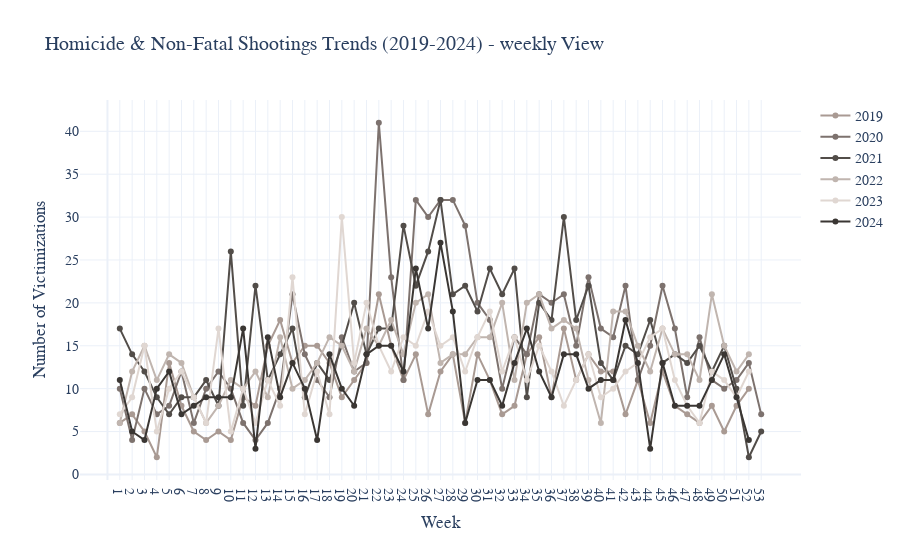

Notebook cell for this chart:
### Code cell
import pandas as pd 
import plotly.graph_objects as go
import ipywidgets as widgets
from IPython.display import display

# Load the CSV file
file_path = "Shootings.csv"
df = pd.read_csv(file_path, parse_dates=['DATE'], low_memory=False)

# Extract year and week number
df['Year'] = df['DATE'].dt.year
df['Week_Number'] = df['DATE'].dt.isocalendar().week
df['Month'] = df['DATE'].dt.month

# Filter only years 2019-2024
df_filtered = df[df['Year'].between(2019, 2024)]

# Filter only HOMICIDE and NON-FATAL SHOOTINGS cases
df_violent = df_filtered[df_filtered['VICTIMIZATION_PRIMARY'].str.contains("HOMICIDE|NON-FATAL", na=False, case=False)]

# Define custom colors for each year
year_colors = {
    2019: "#A99A93",
    2020: "#7D726E",
    2021: "#524D49",
    2022: "#C0B5AF",
    2023: "#E0D7D2",
    2024: "#3A3633",
    2025: "#282522"
}

# Rolling average dropdown selector
rolling_avg_selector = widgets.Dropdown(
    options=[('7 Day rolling Average', 'weekly'), ('Monthly Average', 'monthly')],
    value='weekly',
    description="Rolling Avg:",
    style={'description_width': 'initial'}
)

# Create an output widget for updating the graph dynamically
output = widgets.Output()

def update_graph(rolling_window):
    with output:
        output.clear_output(wait=True)
        fig = go.Figure()
        
        if rolling_window == 'monthly':  # Monthly aggregation
            victimization_counts = df_violent.groupby(['Year', 'Month']).size().unstack(level=0)
            x_axis = list(range(1, 13))  # Months (1-12)
            x_labels = ["Jan", "Feb", "Mar", "Apr", "May", "Jun", "Jul", "Aug", "Sep", "Oct", "Nov", "Dec"]
            time_label = "Month"
        else:  # Weekly basis
            victimization_counts = df_violent.groupby(['Year', 'Week_Number']).size().unstack(level=0)
            x_axis = victimization_counts.index
            x_labels = x_axis  # Keep week numbers as labels
            time_label = "Week"

        for year in victimization_counts.columns:
            fig.add_trace(go.Scatter(
                x=x_axis, y=victimization_counts[year],
                mode='lines+markers',
                name=str(year),
                line=dict(color=year_colors.get(year, "#000000")),
                hoverinfo='x+y+name',  # Removes HTML tags in hover text
                hovertemplate=
                "<b>Rolling Average:</b> %{text}<br>"
                "<b>Year:</b> " + str(year) + "<br>"
                "<b>" + time_label + ":</b> %{x}<br>"
                "<b>Total Fatal and Non-Fatal Shootings:</b> %{y}",
                text=["7-day" if rolling_window == "weekly" else "Monthly"] * len(x_axis)
            ))
        
        fig.update_layout(
            title=f"Homicide & Non-Fatal Shootings Trends (2019-2024) - {rolling_window} View",
            xaxis_title=time_label,
            xaxis=dict(tickmode='array', tickvals=x_axis, ticktext=x_labels),
            yaxis_title="Number of Victimizations",
            template="plotly_white",
            hovermode="closest",  # Ensures only the hovered line shows hover info
            font=dict(family="Arial", size=14)
        )
        
        fig.show()

# Display widgets on the top left
ui = widgets.HBox([rolling_avg_selector])
widgets.interactive(update_graph, rolling_window=rolling_avg_selector)
display(ui, output)

### Figure 1 — Plotly figure (JSON) as saved in the notebook; plotly's stock layout.template omitted (floating-point values rounded to 4 significant figures)
{"data": [{"hoverinfo": "x+y+name", "hovertemplate": "<b>Rolling Average:</b> %{text}<br><b>Year:</b> 2019<br><b>Week:</b> %{x}<br><b>Total Fatal and Non-Fatal Shootings:</b> %{y}", "line": {"color": "#A99A93"}, "mode": "lines+markers", "name": "2019", "text": ["7-day", "7-day", "7-day", "7-day", "7-day", "7-day", "7-day", "7-day", "7-day", "7-day", "7-day", "7-day", "7-day", "7-day", "7-day", "7-day", "7-day", "7-day", "7-day", "7-day", "7-day", "7-day", "7-day", "7-day", "7-day", "7-day", "7-day", "7-day", "7-day", "7-day", "7-day", "7-day", "7-day", "7-day", "7-day", "7-day", "7-day", "7-day", "7-day", "7-day", "7-day", "7-day", "7-day", "7-day", "7-day", "7-day", "7-day", "7-day", "7-day", "7-day", "7-day", "7-day", "7-day"], "type": "scatter", "x": [1, 2, 3, 4, 5, 6, 7, 8, 9, 10, 11, 12, 13, 14, 15, 16, 17, 18, 19, 20, 21, 22, 23, 24, 25, 26, 27, 28, 29, 30, 31, 32, 33, 34, 35, 36, 37, 38, 39, 40, 41, 42, 43, 44, 45, 46, 47, 48, 49, 50, 51, 52, 53], "y": [6.0, 7.0, 5.0, 2.0, 13.0, 8.0, 5.0, 4.0, 5.0, 4.0, 9.0, 8.0, 15.0, 18.0, 13.0, 15.0, 15.0, 13.0, 9.0, 11.0, 13.0, 21.0, 15.0, 11.0, 14.0, 7.0, 12.0, 14.0, 6.0, 14.0, 11.0, 7.0, 8.0, 14.0, 16.0, 9.0, 17.0, 11.0, 14.0, 12.0, 12.0, 7.0, 11.0, 6.0, 12.0, 8.0, 7.0, 6.0, 8.0, 5.0, 8.0, 10.0, NaN]}, {"hoverinfo": "x+y+name", "hovertemplate": "<b>Rolling Average:</b> %{text}<br><b>Year:</b> 2020<br><b>Week:</b> %{x}<br><b>Total Fatal and Non-Fatal Shootings:</b> %{y}", "line": {"color": "#7D726E"}, "mode": "lines+markers", "name": "2020", "text": ["7-day", "7-day", "7-day", "7-day", "7-day", "7-day", "7-day", "7-day", "7-day", "7-day", "7-day", "7-day", "7-day", "7-day", "7-day", "7-day", "7-day", "7-day", "7-day", "7-day", "7-day", "7-day", "7-day", "7-day", "7-day", "7-day", "7-day", "7-day", "7-day", "7-day", "7-day", "7-day", "7-day", "7-day", "7-day", "7-day", "7-day", "7-day", "7-day", "7-day", "7-day", "7-day", "7-day", "7-day", "7-day", "7-day", "7-day", "7-day", "7-day", "7-day", "7-day", "7-day", "7-day"], "type": "scatter", "x": [1, 2, 3, 4, 5, 6, 7, 8, 9, 10, 11, 12, 13, 14, 15, 16, 17, 18, 19, 20, 21, 22, 23, 24, 25, 26, 27, 28, 29, 30, 31, 32, 33, 34, 35, 36, 37, 38, 39, 40, 41, 42, 43, 44, 45, 46, 47, 48, 49, 50, 51, 52, 53], "y": [10.0, 4.0, 10.0, 7.0, 8.0, 12.0, 6.0, 10.0, 12.0, 10.0, 6.0, 4.0, 6.0, 10.0, 21.0, 14.0, 11.0, 9.0, 16.0, 12.0, 13.0, 41.0, 23.0, 11.0, 32.0, 30.0, 32.0, 32.0, 29.0, 20.0, 18.0, 10.0, 16.0, 14.0, 21.0, 20.0, 21.0, 15.0, 23.0, 17.0, 16.0, 22.0, 11.0, 15.0, 22.0, 17.0, 9.0, 16.0, 11.0, 10.0, 11.0, 13.0, 7.0]}, {"hoverinfo": "x+y+name", "hovertemplate": "<b>Rolling Average:</b> %{text}<br><b>Year:</b> 2021<br><b>Week:</b> %{x}<br><b>Total Fatal and Non-Fatal Shootings:</b> %{y}", "line": {"color": "#524D49"}, "mode": "lines+markers", "name": "2021", "text": ["7-day", "7-day", "7-day", "7-day", "7-day", "7-day", "7-day", "7-day", "7-day", "7-day", "7-day", "7-day", "7-day", "7-day", "7-day", "7-day", "7-day", "7-day", "7-day", "7-day", "7-day", "7-day", "7-day", "7-day", "7-day", "7-day", "7-day", "7-day", "7-day", "7-day", "7-day", "7-day", "7-day", "7-day", "7-day", "7-day", "7-day", "7-day", "7-day", "7-day", "7-day", "7-day", "7-day", "7-day", "7-day", "7-day", "7-day", "7-day", "7-day", "7-day", "7-day", "7-day", "7-day"], "type": "scatter", "x": [1, 2, 3, 4, 5, 6, 7, 8, 9, 10, 11, 12, 13, 14, 15, 16, 17, 18, 19, 20, 21, 22, 23, 24, 25, 26, 27, 28, 29, 30, 31, 32, 33, 34, 35, 36, 37, 38, 39, 40, 41, 42, 43, 44, 45, 46, 47, 48, 49, 50, 51, 52, 53], "y": [17.0, 14.0, 12.0, 9.0, 7.0, 9.0, 9.0, 11.0, 8.0, 26.0, 8.0, 22.0, 11.0, 14.0, 17.0, 9.0, 13.0, 11.0, 15.0, 20.0, 14.0, 17.0, 17.0, 29.0, 22.0, 26.0, 32.0, 21.0, 22.0, 19.0, 24.0, 21.0, 24.0, 9.0, 20.0, 18.0, 30.0, 18.0, 22.0, 13.0, 11.0, 15.0, 14.0, 18.0, 13.0, 14.0, 13.0, 15.0, 12.0, 15.0, 10.0, 2.0, 5.0]}, {"hoverinfo": "x+y+name", "hovertemplate": "<b>Rolling Average:</b> %{text}<br><b>Year:</b> 2022<br><b>Week:</b> %{x}<br><b>Total Fatal and Non-Fatal Shootings:</b> %{y}", "line": {"color": "#C0B5AF"}, "mode": "lines+markers", "name": "2022", "text": ["7-day", "7-day", "7-day", "7-day", "7-day", "7-day", "7-day", "7-day", "7-day", "7-day", "7-day", "7-day", "7-day", "7-day", "7-day", "7-day", "7-day", "7-day", "7-day", "7-day", "7-day", "7-day", "7-day", "7-day", "7-day", "7-day", "7-day", "7-day", "7-day", "7-day", "7-day", "7-day", "7-day", "7-day", "7-day", "7-day", "7-day", "7-day", "7-day", "7-day", "7-day", "7-day", "7-day", "7-day", "7-day", "7-day", "7-day", "7-day", "7-day", "7-day", "7-day", "7-day", "7-day"], "type": "scatter", "x": [1, 2, 3, 4, 5, 6, 7, 8, 9, 10, 11, 12, 13, 14, 15, 16, 17, 18, 19, 20, 21, 22, 23, 24, 25, 26, 27, 28, 29, 30, 31, 32, 33, 34, 35, 36, 37, 38, 39, 40, 41, 42, 43, 44, 45, 46, 47, 48, 49, 50, 51, 52, 53], "y": [6.0, 12.0, 15.0, 11.0, 14.0, 13.0, 9.0, 6.0, 8.0, 11.0, 10.0, 12.0, 9.0, 16.0, 10.0, 11.0, 13.0, 16.0, 15.0, 12.0, 17.0, 15.0, 18.0, 14.0, 20.0, 21.0, 13.0, 14.0, 14.0, 16.0, 16.0, 20.0, 11.0, 20.0, 21.0, 17.0, 18.0, 17.0, 11.0, 6.0, 19.0, 19.0, 15.0, 12.0, 17.0, 14.0, 14.0, 11.0, 21.0, 15.0, 12.0, 14.0, NaN]}, {"hoverinfo": "x+y+name", "hovertemplate": "<b>Rolling Average:</b> %{text}<br><b>Year:</b> 2023<br><b>Week:</b> %{x}<br><b>Total Fatal and Non-Fatal Shootings:</b> %{y}", "line": {"color": "#E0D7D2"}, "mode": "lines+markers", "name": "2023", "text": ["7-day", "7-day", "7-day", "7-day", "7-day", "7-day", "7-day", "7-day", "7-day", "7-day", "7-day", "7-day", "7-day", "7-day", "7-day", "7-day", "7-day", "7-day", "7-day", "7-day", "7-day", "7-day", "7-day", "7-day", "7-day", "7-day", "7-day", "7-day", "7-day", "7-day", "7-day", "7-day", "7-day", "7-day", "7-day", "7-day", "7-day", "7-day", "7-day", "7-day", "7-day", "7-day", "7-day", "7-day", "7-day", "7-day", "7-day", "7-day", "7-day", "7-day", "7-day", "7-day", "7-day"], "type": "scatter", "x": [1, 2, 3, 4, 5, 6, 7, 8, 9, 10, 11, 12, 13, 14, 15, 16, 17, 18, 19, 20, 21, 22, 23, 24, 25, 26, 27, 28, 29, 30, 31, 32, 33, 34, 35, 36, 37, 38, 39, 40, 41, 42, 43, 44, 45, 46, 47, 48, 49, 50, 51, 52, 53], "y": [7.0, 9.0, 15.0, 5.0, 10.0, 12.0, 9.0, 6.0, 17.0, 5.0, 10.0, 6.0, 11.0, 8.0, 23.0, 7.0, 12.0, 7.0, 30.0, 13.0, 20.0, 15.0, 12.0, 16.0, 15.0, 19.0, 15.0, 16.0, 12.0, 16.0, 19.0, 12.0, 16.0, 11.0, 15.0, 12.0, 8.0, 11.0, 14.0, 9.0, 10.0, 12.0, 13.0, 16.0, 17.0, 11.0, 8.0, 6.0, 12.0, 11.0, 9.0, 12.0, NaN]}, {"hoverinfo": "x+y+name", "hovertemplate": "<b>Rolling Average:</b> %{text}<br><b>Year:</b> 2024<br><b>Week:</b> %{x}<br><b>Total Fatal and Non-Fatal Shootings:</b> %{y}", "line": {"color": "#3A3633"}, "mode": "lines+markers", "name": "2024", "text": ["7-day", "7-day", "7-day", "7-day", "7-day", "7-day", "7-day", "7-day", "7-day", "7-day", "7-day", "7-day", "7-day", "7-day", "7-day", "7-day", "7-day", "7-day", "7-day", "7-day", "7-day", "7-day", "7-day", "7-day", "7-day", "7-day", "7-day", "7-day", "7-day", "7-day", "7-day", "7-day", "7-day", "7-day", "7-day", "7-day", "7-day", "7-day", "7-day", "7-day", "7-day", "7-day", "7-day", "7-day", "7-day", "7-day", "7-day", "7-day", "7-day", "7-day", "7-day", "7-day", "7-day"], "type": "scatter", "x": [1, 2, 3, 4, 5, 6, 7, 8, 9, 10, 11, 12, 13, 14, 15, 16, 17, 18, 19, 20, 21, 22, 23, 24, 25, 26, 27, 28, 29, 30, 31, 32, 33, 34, 35, 36, 37, 38, 39, 40, 41, 42, 43, 44, 45, 46, 47, 48, 49, 50, 51, 52, 53], "y": [11.0, 5.0, 4.0, 10.0, 12.0, 7.0, 8.0, 9.0, 9.0, 9.0, 17.0, 3.0, 16.0, 9.0, 13.0, 10.0, 4.0, 14.0, 10.0, 8.0, 14.0, 15.0, 15.0, 12.0, 24.0, 17.0, 27.0, 19.0, 6.0, 11.0, 11.0, 8.0, 13.0, 17.0, 12.0, 9.0, 14.0, 14.0, 10.0, 11.0, 11.0, 18.0, 13.0, 3.0, 13.0, 8.0, 8.0, 8.0, 11.0, 14.0, 9.0, 4.0, NaN]}], "layout": {"font": {"family": "Arial", "size": 14}, "hovermode": "closest", "title": {"text": "Homicide & Non-Fatal Shootings Trends (2019-2024) - weekly View"}, "xaxis": {"tickmode": "array", "ticktext": [1, 2, 3, 4, 5, 6, 7, 8, 9, 10, 11, 12, 13, 14, 15, 16, 17, 18, 19, 20, 21, 22, 23, 24, 25, 26, 27, 28, 29, 30, 31, 32, 33, 34, 35, 36, 37, 38, 39, 40, 41, 42, 43, 44, 45, 46, 47, 48, 49, 50, 51, 52, 53], "tickvals": [1, 2, 3, 4, 5, 6, 7, 8, 9, 10, 11, 12, 13, 14, 15, 16, 17, 18, 19, 20, 21, 22, 23, 24, 25, 26, 27, 28, 29, 30, 31, 32, 33, 34, 35, 36, 37, 38, 39, 40, 41, 42, 43, 44, 45, 46, 47, 48, 49, 50, 51, 52, 53], "title": {"text": "Week"}}, "yaxis": {"title": {"text": "Number of Victimizations"}}}}
